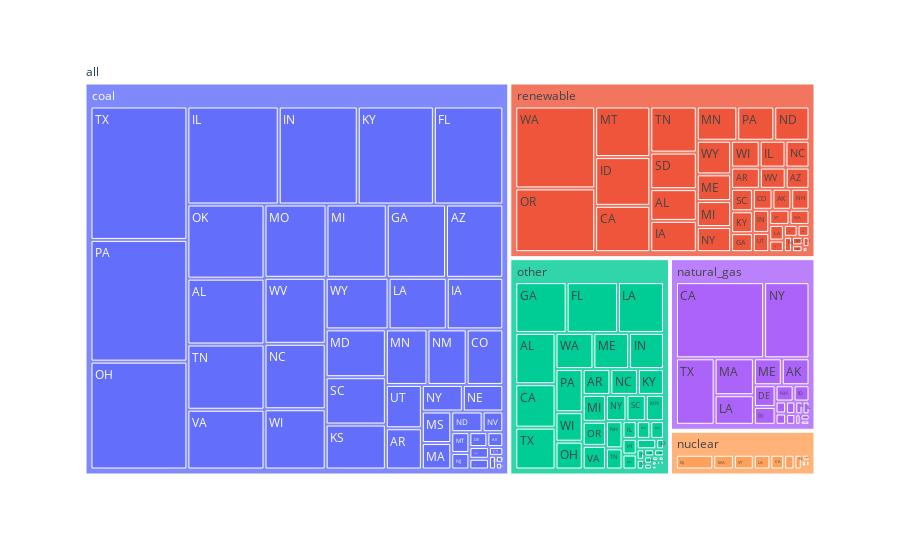

Here is the notebook cell this chart was saved with:
### Code cell
fig = px.treemap(
    data_frame = state_2019_diff_reduced_decrease_df.toPandas(),
    names = "fuel_type",
    values = "consumption_diff",
    path = ["all", "fuel_type", "state"]
)
fig.show()

### Figure 1 — Plotly figure (JSON) as saved in the notebook; plotly's stock layout.template omitted (floating-point values rounded to 4 significant figures; data arrays with more than 128 entries replaced by an {"elided": "..."} marker saying what was removed)
{"data": [{"branchvalues": "total", "domain": {"x": [0, 1], "y": [0, 1]}, "hovertemplate": "labels=%{label}<br>consumption_diff=%{value}<br>parent=%{parent}<br>id=%{id}<extra></extra>", "ids": {"elided": "173 str values"}, "labels": {"elided": "173 str values"}, "name": "", "parents": {"elided": "173 str values"}, "type": "treemap", "values": {"elided": "173 float values"}}], "layout": {"autosize": true, "legend": {"tracegroupgap": 0}, "margin": {"t": 60}}}
